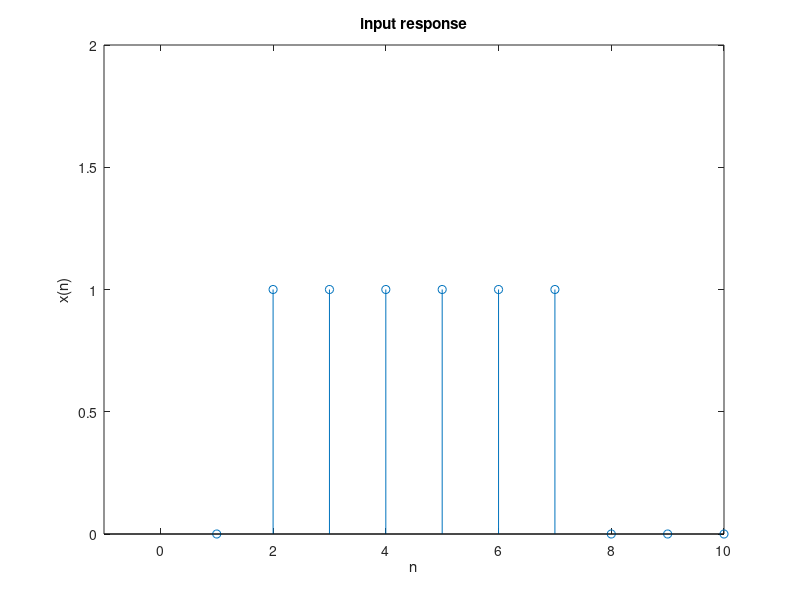
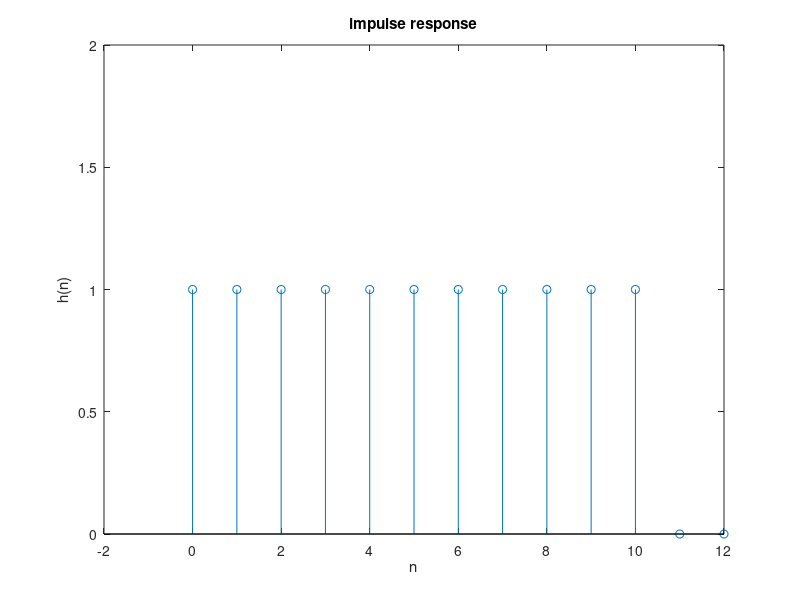
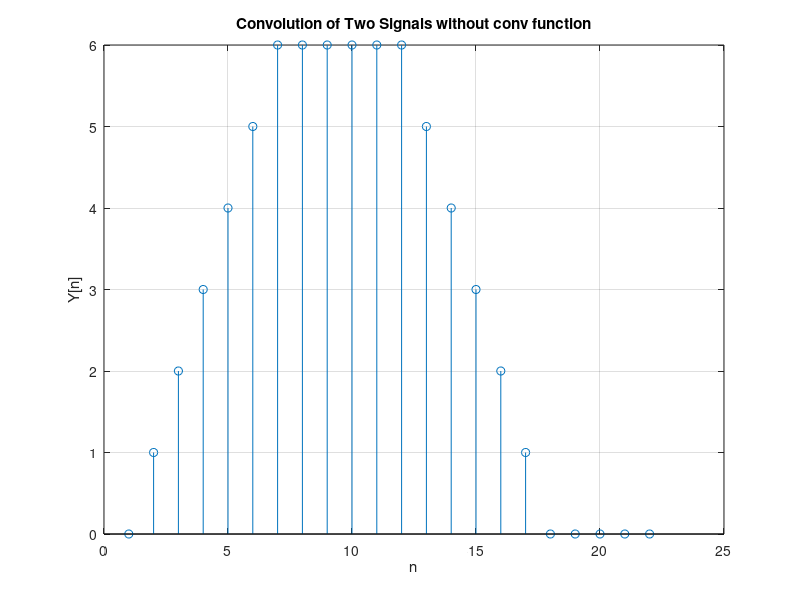
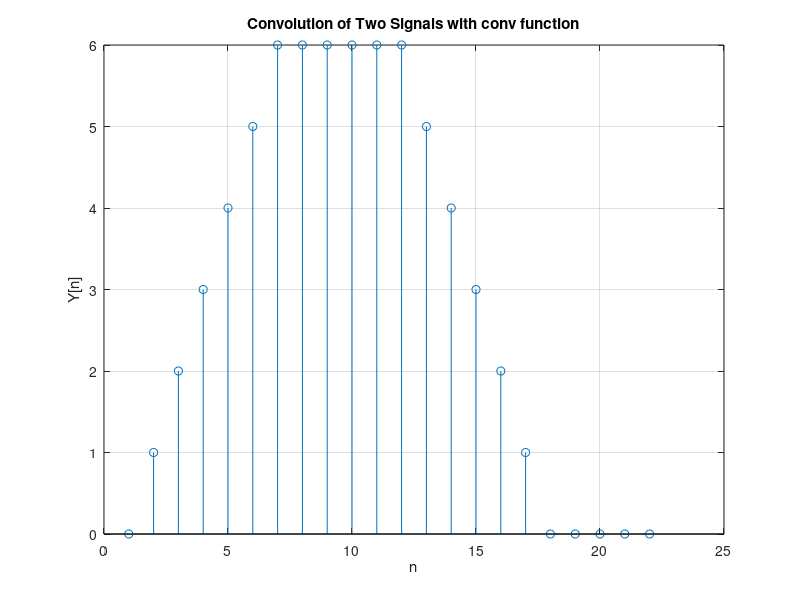

Reproduce these figures in MATLAB, in order.
n= 1:10;
unitstep = zeros(size(n)); 
unitstep2 = zeros(size(n));
unitstep(n>=2)= 1; 
unitstep2(n>7)=1;
x=unitstep-unitstep2;
figure(1)
stem(n,x);
disp(n)
xlabel('n');
ylabel('x(n)');
title('input response')
axis([-1 10 0 2]);


n= 0:12;
unitstep = zeros(size(n)); 
unitstep2 = zeros(size(n));
unitstep(n>=0)= 1; 
unitstep2(n>10)=1;
h=unitstep-unitstep2;
figure(2)
stem(n,h);
xlabel('n');
ylabel('h(n)');
title('impulse response')
axis([-2 12 0 2]);

m=length(x);
n=length(h);
X=[x,zeros(1,n)];
H=[h,zeros(1,m)];

for i=1:n+m-1
Y(i)=0;
for j=1:m
if(i-j+1>0)
Y(i)=Y(i)+X(j)*H(i-j+1);
else
end
end
end
figure(3);
stem(Y);
ylabel('Y[n]'); 
xlabel('n'); 
grid on;
title('Convolution of Two Signals without conv function');



figure(4)
stem(conv(x,h))
ylabel('Y[n]'); 
xlabel('n'); 
grid on;
title('Convolution of Two Signals with conv function');